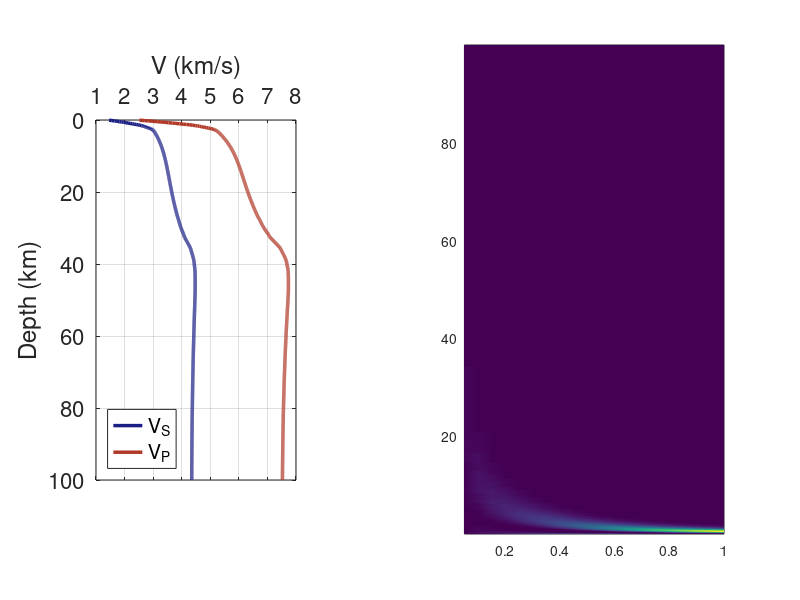

Source code (MATLAB): (Note: this script raises an error after producing the figure.)
clc,clear
figure('units','normalized','position',[0.1,0.1,0.5,0.3])
D=load('Shen_BB_input.txt');
D2=load('Shen_BB_sensitivity.txt');


depth=cumsum(D(:,1));
vs=D(:,3);
vp=D(:,2);
subplot(1,2,1)
plot(vs,(depth-0.05),'linewidth',2.5,'color',1/255*[26 30 133]);
hold on;
plot(vp,depth-0.05,'linewidth',2.5,'color',1/255*[176 56 39]);
legend('V_S','V_P','Location','Southwest')
xlabel('V (km/s)')
ylabel('Depth (km)')
box on;
grid on;
set(gca,'fontsize',16);
set(gca,'YDir','reverse')  
set(gca,'xaxislocation','top')
xlim([1 8])
set(gca,'position',[0.12 0.2 0.25 0.6])

subplot(1,2,2)
FRE=reshape(D2(:,1),1000,[]);
DEP=reshape(D2(:,2),1e3,[]);
phase_velocity=reshape(D2(:,3),1e3,[]);
phase_velocity(phase_velocity<=0)=1e-6;
sm=pcolor(FRE,DEP,phase_velocity/100);
set(sm,'FaceColor','interp','EdgeColor','none')
load('bamako.mat')
colormap(bamako);
h=colorbar;
set(gca,'ColorScale','log')
caxis([1e-8 1e-3])
set(get(h,'label'),'string','K_V (m^-^1)','FontSize',16);
xlabel('Frequency (Hz)');
ylabel('Depth (km)')
set(gca,'fontsize',16);set(gca,'YDir','reverse')  
ylim([0 40])
set(gca,'position',[0.5 0.2 0.35 0.6])

o1=DEP(:,1);
for i=1:20
    [val,pla]=max(phase_velocity(:,i));
    dep_max(i)=o1(pla);
end
